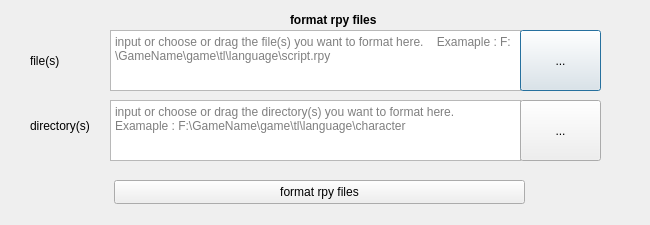
<?xml version="1.0" encoding="UTF-8"?>
<ui version="4.0">
 <class>FormatDialog</class>
 <widget class="QDialog" name="FormatDialog">
  <property name="geometry">
   <rect>
    <x>0</x>
    <y>0</y>
    <width>650</width>
    <height>225</height>
   </rect>
  </property>
  <property name="windowTitle">
   <string>format rpy files</string>
  </property>
  <widget class="QWidget" name="widget_2" native="true">
   <property name="geometry">
    <rect>
     <x>30</x>
     <y>0</y>
     <width>600</width>
     <height>220</height>
    </rect>
   </property>
   <property name="minimumSize">
    <size>
     <width>600</width>
     <height>220</height>
    </size>
   </property>
   <widget class="QTextEdit" name="selectFilesText">
    <property name="geometry">
     <rect>
      <x>80</x>
      <y>30</y>
      <width>411</width>
      <height>61</height>
     </rect>
    </property>
    <property name="toolTip">
     <string/>
    </property>
    <property name="placeholderText">
     <string>input or choose or drag the file(s) you want to format here.    Examaple : F:\GameName\game\tl\language\script.rpy</string>
    </property>
   </widget>
   <widget class="QLabel" name="label_2">
    <property name="geometry">
     <rect>
      <x>0</x>
      <y>45</y>
      <width>71</width>
      <height>31</height>
     </rect>
    </property>
    <property name="text">
     <string>file(s)</string>
    </property>
    <property name="wordWrap">
     <bool>true</bool>
    </property>
   </widget>
   <widget class="QPushButton" name="selectFilesBtn">
    <property name="geometry">
     <rect>
      <x>490</x>
      <y>30</y>
      <width>81</width>
      <height>61</height>
     </rect>
    </property>
    <property name="text">
     <string notr="true">...</string>
    </property>
   </widget>
   <widget class="QLabel" name="label_1">
    <property name="geometry">
     <rect>
      <x>260</x>
      <y>10</y>
      <width>141</width>
      <height>20</height>
     </rect>
    </property>
    <property name="font">
     <font>
      <bold>true</bold>
     </font>
    </property>
    <property name="text">
     <string>format rpy files</string>
    </property>
   </widget>
   <widget class="QPushButton" name="formatBtn">
    <property name="geometry">
     <rect>
      <x>84</x>
      <y>180</y>
      <width>411</width>
      <height>24</height>
     </rect>
    </property>
    <property name="text">
     <string>format rpy files</string>
    </property>
   </widget>
   <widget class="QLabel" name="label_3">
    <property name="geometry">
     <rect>
      <x>0</x>
      <y>110</y>
      <width>81</width>
      <height>31</height>
     </rect>
    </property>
    <property name="text">
     <string>directory(s)</string>
    </property>
    <property name="wordWrap">
     <bool>true</bool>
    </property>
   </widget>
   <widget class="QTextEdit" name="selectDirsText">
    <property name="geometry">
     <rect>
      <x>80</x>
      <y>100</y>
      <width>411</width>
      <height>61</height>
     </rect>
    </property>
    <property name="toolTip">
     <string/>
    </property>
    <property name="placeholderText">
     <string>input or choose or drag the directory(s) you want to format here.    Examaple : F:\GameName\game\tl\language\character</string>
    </property>
   </widget>
   <widget class="QPushButton" name="selectDirsBtn">
    <property name="geometry">
     <rect>
      <x>490</x>
      <y>100</y>
      <width>81</width>
      <height>61</height>
     </rect>
    </property>
    <property name="text">
     <string notr="true">...</string>
    </property>
   </widget>
  </widget>
 </widget>
 <resources/>
 <connections/>
</ui>
